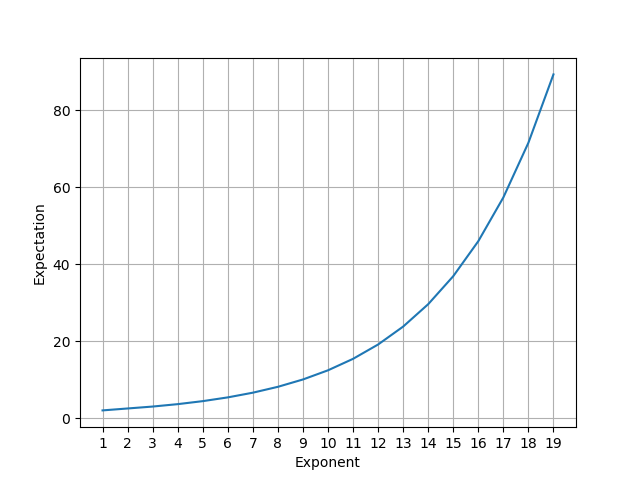

This figure's Python source:
from scipy.special import binom
import matplotlib.pyplot as plt

def transitionProb(n, m):
    pairs = n // 2
    return binom(pairs, m-n) / (2 ** pairs)

transitionCache = {}
def transitionProbs(n):
    if n not in transitionCache:
        transitionCache[n] = {n+m: transitionProb(n, n + m) for m in range((n//2)+1)}
    return transitionCache[n]

probs = {1: {2: 1.0}}
expectations = [2.0]
for step in range(2, 20):
    probs[step] = {}
    for n, p in probs[step-1].items():
        tps = transitionProbs(n)
        for m, tp in tps.items():
            probs[step][m] = probs[step].get(m, 0.0) + p * tp
    expectations.append(sum([n*p for n,p in probs[step].items()]))
    print('%d: %.8f' % (step, expectations[-1]))

plt.plot(range(1, len(expectations)+1), expectations)
plt.xlabel('Exponent')
plt.ylabel('Expectation')
plt.xticks(range(1, len(expectations)+1))
plt.grid()
plt.show()
